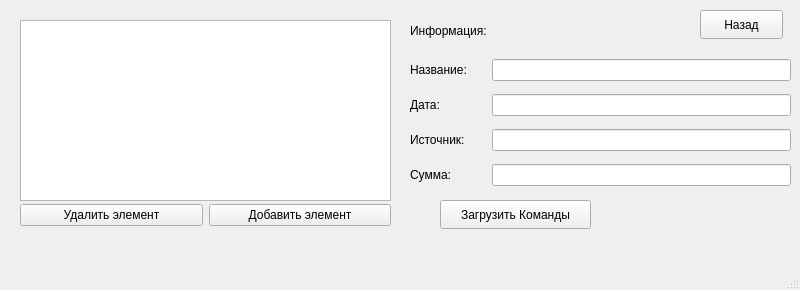
<?xml version="1.0" encoding="UTF-8"?>
<ui version="4.0">
 <class>MainWindow</class>
 <widget class="QMainWindow" name="MainWindow">
  <property name="geometry">
   <rect>
    <x>0</x>
    <y>0</y>
    <width>800</width>
    <height>290</height>
   </rect>
  </property>
  <property name="sizePolicy">
   <sizepolicy hsizetype="Fixed" vsizetype="Fixed">
    <horstretch>0</horstretch>
    <verstretch>0</verstretch>
   </sizepolicy>
  </property>
  <property name="minimumSize">
   <size>
    <width>800</width>
    <height>290</height>
   </size>
  </property>
  <property name="maximumSize">
   <size>
    <width>800</width>
    <height>290</height>
   </size>
  </property>
  <property name="contextMenuPolicy">
   <enum>Qt::DefaultContextMenu</enum>
  </property>
  <property name="windowTitle">
   <string>LAB2</string>
  </property>
  <widget class="QWidget" name="centralwidget">
   <widget class="QListView" name="mainList">
    <property name="geometry">
     <rect>
      <x>20</x>
      <y>20</y>
      <width>371</width>
      <height>181</height>
     </rect>
    </property>
   </widget>
   <widget class="QLabel" name="labelChosen">
    <property name="geometry">
     <rect>
      <x>410</x>
      <y>20</y>
      <width>111</width>
      <height>21</height>
     </rect>
    </property>
    <property name="sizePolicy">
     <sizepolicy hsizetype="Preferred" vsizetype="Minimum">
      <horstretch>0</horstretch>
      <verstretch>0</verstretch>
     </sizepolicy>
    </property>
    <property name="text">
     <string>Информация:</string>
    </property>
   </widget>
   <widget class="QWidget" name="layoutWidget">
    <property name="geometry">
     <rect>
      <x>410</x>
      <y>52</y>
      <width>381</width>
      <height>143</height>
     </rect>
    </property>
    <layout class="QVBoxLayout" name="verticalLayout">
     <item>
      <layout class="QHBoxLayout" name="horizontalLayout">
       <item>
        <widget class="QLabel" name="labelName">
         <property name="sizePolicy">
          <sizepolicy hsizetype="Preferred" vsizetype="Minimum">
           <horstretch>0</horstretch>
           <verstretch>0</verstretch>
          </sizepolicy>
         </property>
         <property name="text">
          <string>Название:</string>
         </property>
        </widget>
       </item>
       <item>
        <widget class="QLineEdit" name="lineName">
         <property name="sizePolicy">
          <sizepolicy hsizetype="Expanding" vsizetype="Fixed">
           <horstretch>0</horstretch>
           <verstretch>0</verstretch>
          </sizepolicy>
         </property>
         <property name="maximumSize">
          <size>
           <width>299</width>
           <height>16777215</height>
          </size>
         </property>
        </widget>
       </item>
      </layout>
     </item>
     <item>
      <layout class="QHBoxLayout" name="horizontalLayout_2">
       <item>
        <widget class="QLabel" name="labelDay">
         <property name="sizePolicy">
          <sizepolicy hsizetype="Preferred" vsizetype="Minimum">
           <horstretch>0</horstretch>
           <verstretch>0</verstretch>
          </sizepolicy>
         </property>
         <property name="text">
          <string>Дата:</string>
         </property>
        </widget>
       </item>
       <item>
        <widget class="QLineEdit" name="lineDay">
         <property name="sizePolicy">
          <sizepolicy hsizetype="Expanding" vsizetype="Fixed">
           <horstretch>0</horstretch>
           <verstretch>0</verstretch>
          </sizepolicy>
         </property>
         <property name="maximumSize">
          <size>
           <width>299</width>
           <height>16777215</height>
          </size>
         </property>
        </widget>
       </item>
      </layout>
     </item>
     <item>
      <layout class="QHBoxLayout" name="horizontalLayout_3">
       <item>
        <widget class="QLabel" name="labelPlace">
         <property name="sizePolicy">
          <sizepolicy hsizetype="Preferred" vsizetype="Minimum">
           <horstretch>0</horstretch>
           <verstretch>0</verstretch>
          </sizepolicy>
         </property>
         <property name="text">
          <string>Источник:</string>
         </property>
        </widget>
       </item>
       <item>
        <widget class="QLineEdit" name="linePlace">
         <property name="maximumSize">
          <size>
           <width>299</width>
           <height>16777215</height>
          </size>
         </property>
        </widget>
       </item>
      </layout>
     </item>
     <item>
      <layout class="QHBoxLayout" name="horizontalLayout_4">
       <item>
        <widget class="QLabel" name="labelSum">
         <property name="sizePolicy">
          <sizepolicy hsizetype="Preferred" vsizetype="Minimum">
           <horstretch>0</horstretch>
           <verstretch>0</verstretch>
          </sizepolicy>
         </property>
         <property name="text">
          <string>Сумма:</string>
         </property>
        </widget>
       </item>
       <item>
        <widget class="QLineEdit" name="lineSum">
         <property name="maximumSize">
          <size>
           <width>299</width>
           <height>16777215</height>
          </size>
         </property>
        </widget>
       </item>
      </layout>
     </item>
    </layout>
   </widget>
   <widget class="QWidget" name="layoutWidget">
    <property name="geometry">
     <rect>
      <x>20</x>
      <y>200</y>
      <width>371</width>
      <height>31</height>
     </rect>
    </property>
    <layout class="QHBoxLayout" name="horizontalLayout_5">
     <item>
      <widget class="QPushButton" name="buttonSub">
       <property name="text">
        <string>Удалить элемент</string>
       </property>
      </widget>
     </item>
     <item>
      <widget class="QPushButton" name="buttonAdd">
       <property name="text">
        <string>Добавить элемент</string>
       </property>
      </widget>
     </item>
    </layout>
   </widget>
   <widget class="QPushButton" name="buttonBack">
    <property name="geometry">
     <rect>
      <x>700</x>
      <y>10</y>
      <width>83</width>
      <height>29</height>
     </rect>
    </property>
    <property name="text">
     <string>Назад</string>
    </property>
   </widget>
   <widget class="QPushButton" name="commandButton">
    <property name="geometry">
     <rect>
      <x>440</x>
      <y>200</y>
      <width>151</width>
      <height>29</height>
     </rect>
    </property>
    <property name="text">
     <string>Загрузить Команды</string>
    </property>
   </widget>
  </widget>
  <widget class="QMenuBar" name="menubar">
   <property name="geometry">
    <rect>
     <x>0</x>
     <y>0</y>
     <width>800</width>
     <height>25</height>
    </rect>
   </property>
  </widget>
  <widget class="QStatusBar" name="statusbar"/>
 </widget>
 <resources/>
 <connections/>
</ui>
